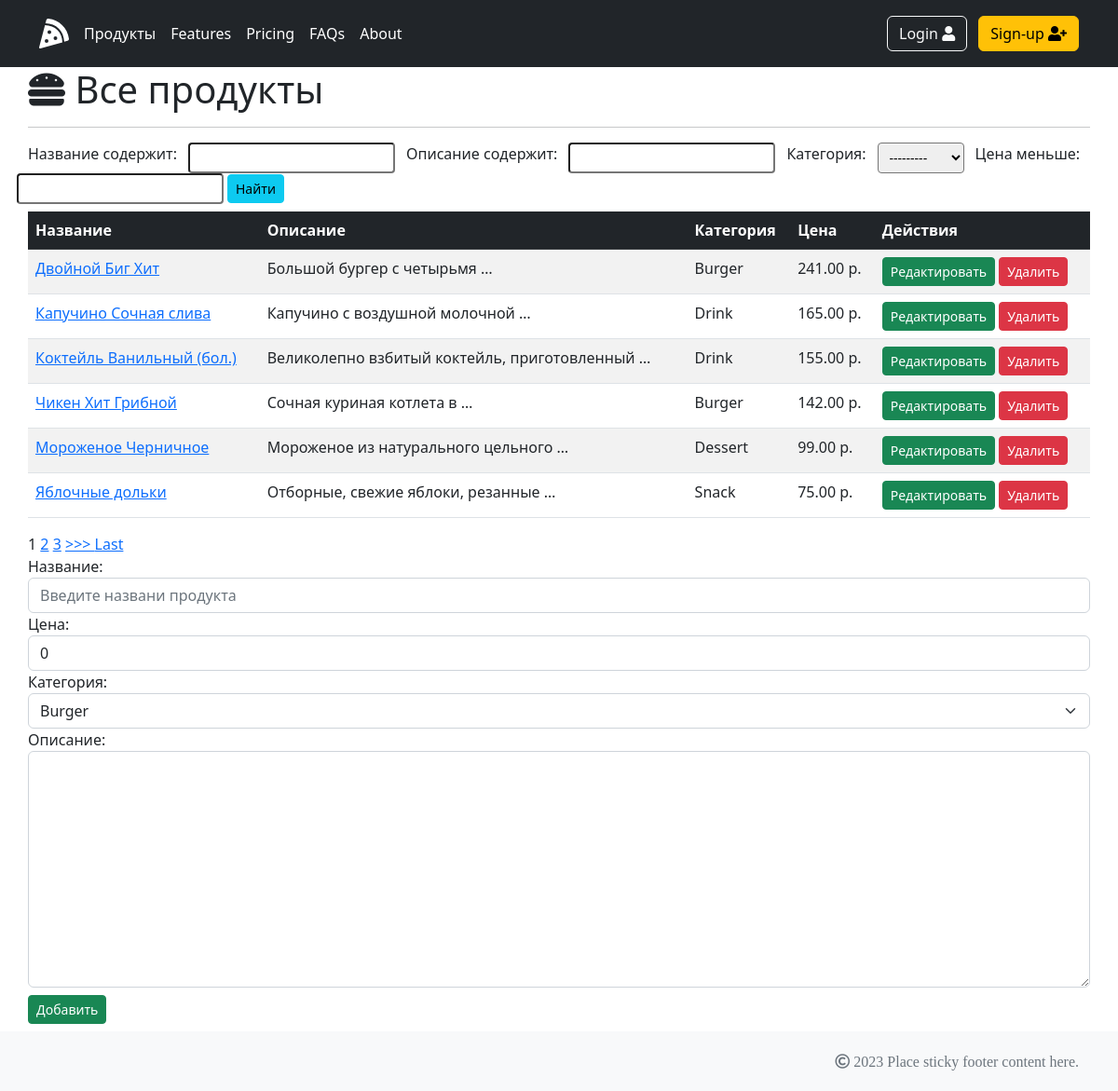
Before: / with the older database file.
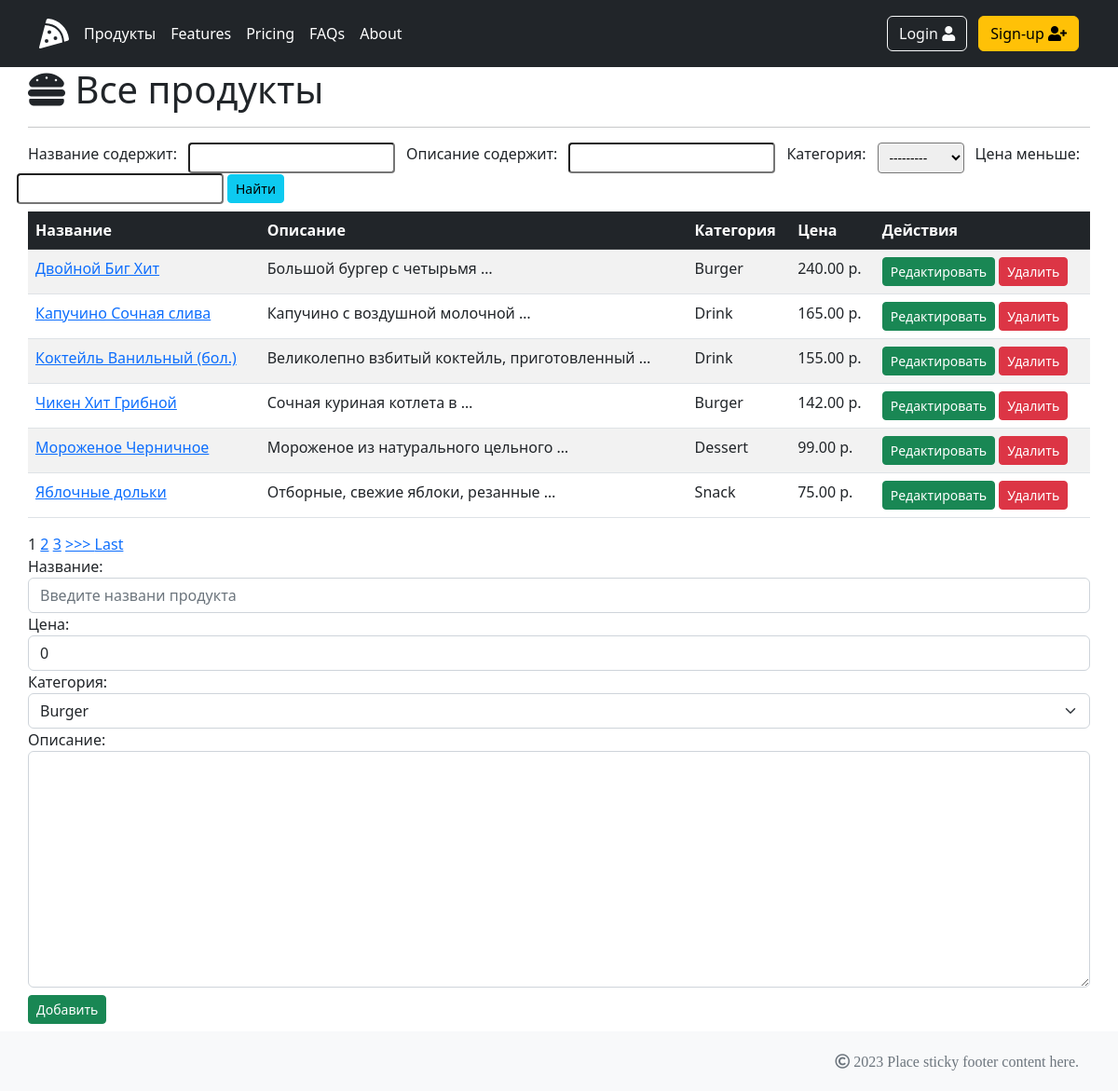
After: the same page with the newer database file.
### fastfood/models.py (models this page shows, shortened)
class Product(models.Model):
    DRINK = 'DRNK'
    BURGER = 'BRGR'
    SNACK = 'SNCK'
    DESSERT = 'DSRT'
    TYPE_CHOICES = [
        (DRINK, 'Drink'),
        (BURGER, 'Burger'),
        (SNACK, 'Snack'),
        (DESSERT, 'Dessert'),
   ]
    type = models.CharField(max_length=5, choices=TYPE_CHOICES, default=BURGER)
    name = models.CharField(max_length=255, unique=True)
    price = models.IntegerField(default=0, validators=[MinValueValidator(0)],)
    description = models.TextField()

### fastfood/views.py (the view, shortened to what this page needs)
# urls.py: path('', ProductsList.as_view(), name='products'),
class ProductsList(ListView):
    model = Product
    template_name = 'fastfood/products.html'
    form_class = ProductForm
    ordering = ['-price']
    paginate_by = 1
    def get_context_data(self, **kwargs: Any) -> dict[str, Any]:
        context = super().get_context_data(**kwargs)
        context['filter'] = ProductFilter(self.request.GET, queryset=self.get_queryset())
        context['form'] = ProductForm()
        return context

### fastfood/forms.py
class ProductForm(ModelForm):
    class Meta:
        model = Product
        fields = ['name', 'price', 'type', 'description']
        labels = {
            'name': 'Название',
            'price': 'Цена',
            'type': 'Категория',
            'description': 'Описание',
        }
        widgets = {
            'name': forms.TextInput(attrs={
                'class': 'form-control',
                'placeholder': 'Введите названи продукта',
            }),
            'price': forms.TextInput(attrs={
                'type': 'number',
                'class': 'form-control',
                'value': 0,
                'min': 0,
            }),
            'type': forms.Select(attrs={
                'class': 'form-select',
            }),
            'description': forms.Textarea(attrs={
                'class': 'form-control',
            }),
        }

### fastfood/templatetags/custom_filters.py (called while the page is built)
@register.filter(name='multiply')
def multiply(value, arg):
    if isinstance(value, str) and isinstance(arg, int):
        return value * arg
    else:
        raise ValueError(f'Нельзя умножить {type(value)} на {type(arg)}')

### fastfood/templates/fastfood/products.html (shortened to what this page needs)
{% extends 'layout/base.html' %}
{% load custom_filters %}
{% block content %}
    <h1><span class="fas fa-hamburger"></span> Все продукты</h1>
    <hr>
    {% if filter.qs %}
        <form class="row row-cols-auto my-2" method="GET">
            {{ filter.form }}
            <input class="btn btn-info btn-sm mx-1 my-auto" type="submit" value="Найти">
        </form>
        <table class="table table-striped">
            <thead class="table-dark">
                <tr>
                    <th scope="col">Название</th>
                    <th scope="col">Описание</th>
                    <th scope="col">Категория</th>
                    <th scope="col">Цена</th>
                    <th scope="col">Действия</th>
                </tr>
            </thead>
            <tbody>
        {% for product in filter.qs %}
                <tr>
                    <td><a href="{% url 'fastfood:product_detail' product.id %}">
                        {{ product.name|multiply:1 }}</a>
                    </td>
                    <td>{{ product.description|truncatewords:4 }}</td>
                    <td>{{ product.get_type_display|safe }}</td>
                    <td>{{ product.price|floatformat:2 }} р.</td>
                    <td>
                        <a class="btn btn-success btn-sm" href="{% url 'fastfood:product_update' product.id %}">Редактировать</a>
                        <a class="btn btn-danger btn-sm" href="{% url 'fastfood:product_delete' product.id %}">Удалить</a>
                    </td>
                </tr>
        {% endfor %}
            </tbody>
        </table>
        {% include 'fastfood/parts/paginator.html' %}
    {% else %}
        <h2>Продуктов нет!</h2>
    {% endif %}
    <form method="POST">
        {{ form }}
        <input class="btn btn-success btn-sm mt-2 mb-4" type="submit" value="Добавить">
    </form>
{% endblock content %}

### templates/layout/base.html (shortened to what this page needs)
{% load static %}
<!DOCTYPE html>
<html lang="en">
<head>
    <link rel="stylesheet" href="{% static 'css/all.min.css' %}">
    <link href="https://cdn.jsdelivr.net/npm/bootstrap@5.3.2/dist/css/bootstrap.min.css" rel="stylesheet">
    <link href="{% static 'css/styles.css' %}" rel="stylesheet" />
</head>
<body>
    {% include './parts/header.html' %}
    <div class="container py-5 px-0 mt-4">
        {% block content %}
        {% endblock content %}
    </div>
    {% include './parts/footer.html' %}
</body>
</html>

### templates/layout/parts/header.html (shortened to what this page needs)
<header class="fixed-top text-bg-dark p-3">
    <div class="container">
      <div class="d-flex flex-wrap align-items-center justify-content-center justify-content-lg-start">
        <a href="#" class="d-flex align-items-center mb-2 mb-lg-0 text-white text-decoration-none">
        </a>
        <ul class="nav col-12 col-lg-auto me-lg-auto mb-2 justify-content-center mb-md-0">
          <li><a href="/" class="nav-link px-2 text-white">Продукты</a></li>
          <li><a href="#" class="nav-link px-2 text-white">Features</a></li>
          <li><a href="#" class="nav-link px-2 text-white">Pricing</a></li>
          <li><a href="#" class="nav-link px-2 text-white">FAQs</a></li>
          <li><a href="#" class="nav-link px-2 text-white">About</a></li>
        </ul>
        <div class="text-end">
          <button type="button" class="btn btn-outline-light me-2">Login <span class="fas fa-user"></span></button>
          <button type="button" class="btn btn-warning">Sign-up <span class="fas fa-user-plus"></span></button>
        </div>
      </div>
    </div>
</header>

### fastfood/templates/fastfood/parts/paginator.html (shortened to what this page needs)
{% if is_paginated %}
    {% for num in page_obj.paginator.page_range %}
        {% if page_obj.number == num %}
            <a>{{ num }}</a>
        {% elif num > page_obj.number|add:'-3' and num < page_obj.number|add:'3' %}
            <a href="?page={{ num }}">{{ num }}</a>
        {% endif %}
    {% endfor %}
    {% if  page_obj.has_next %}
        <a href="?page={{ page_obj.next_page_number }}"> >>> </a>
        <a href="?page={{ page_obj.paginator.num_pages }}">Last</a>
    {% endif %}
{% endif %}

### templates/layout/parts/footer.html
<footer class="fixed-bottom p-3 mt-auto bg-light">
    <div class="container">
      <p class="text-end my-1"><span class="text-muted far fa-copyright"> 2023 Place sticky footer content here.</span></p>
    </div>
</footer>

Changed rows visible on the page:
changed Product "Двойной Биг Хит": price "241.00" → "240.00"
